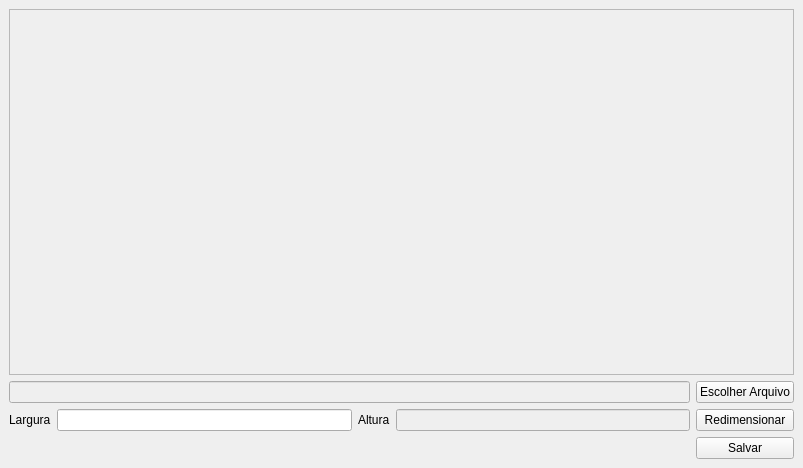
<?xml version="1.0" encoding="UTF-8"?>
<ui version="4.0">
 <class>MainWindow</class>
 <widget class="QMainWindow" name="MainWindow">
  <property name="geometry">
   <rect>
    <x>0</x>
    <y>0</y>
    <width>803</width>
    <height>468</height>
   </rect>
  </property>
  <property name="windowTitle">
   <string>Redimensionar Imagem</string>
  </property>
  <widget class="QWidget" name="centralwidget">
   <layout class="QGridLayout" name="gridLayout">
    <item row="2" column="3">
     <widget class="QLineEdit" name="inputHeight">
      <property name="enabled">
       <bool>false</bool>
      </property>
     </widget>
    </item>
    <item row="2" column="1">
     <widget class="QLineEdit" name="inputWidth"/>
    </item>
    <item row="2" column="4">
     <widget class="QPushButton" name="btnResize">
      <property name="text">
       <string>Redimensionar</string>
      </property>
     </widget>
    </item>
    <item row="2" column="0">
     <widget class="QLabel" name="labelWidth">
      <property name="text">
       <string>Largura</string>
      </property>
     </widget>
    </item>
    <item row="2" column="2">
     <widget class="QLabel" name="labelHeight">
      <property name="text">
       <string>Altura</string>
      </property>
     </widget>
    </item>
    <item row="3" column="4">
     <widget class="QPushButton" name="btnSave">
      <property name="text">
       <string>Salvar</string>
      </property>
     </widget>
    </item>
    <item row="0" column="0" colspan="5">
     <widget class="QScrollArea" name="scrollArea">
      <property name="widgetResizable">
       <bool>true</bool>
      </property>
      <widget class="QWidget" name="scrollAreaWidgetContents">
       <property name="geometry">
        <rect>
         <x>0</x>
         <y>0</y>
         <width>787</width>
         <height>326</height>
        </rect>
       </property>
       <layout class="QGridLayout" name="gridLayout_2">
        <item row="0" column="0">
         <widget class="QLabel" name="labelImg">
          <property name="text">
           <string/>
          </property>
         </widget>
        </item>
       </layout>
      </widget>
     </widget>
    </item>
    <item row="1" column="4">
     <widget class="QPushButton" name="btnChooseFile">
      <property name="text">
       <string>Escolher Arquivo</string>
      </property>
     </widget>
    </item>
    <item row="1" column="0" colspan="4">
     <widget class="QLineEdit" name="inputPath">
      <property name="enabled">
       <bool>false</bool>
      </property>
     </widget>
    </item>
   </layout>
  </widget>
 </widget>
 <resources/>
 <connections/>
</ui>
